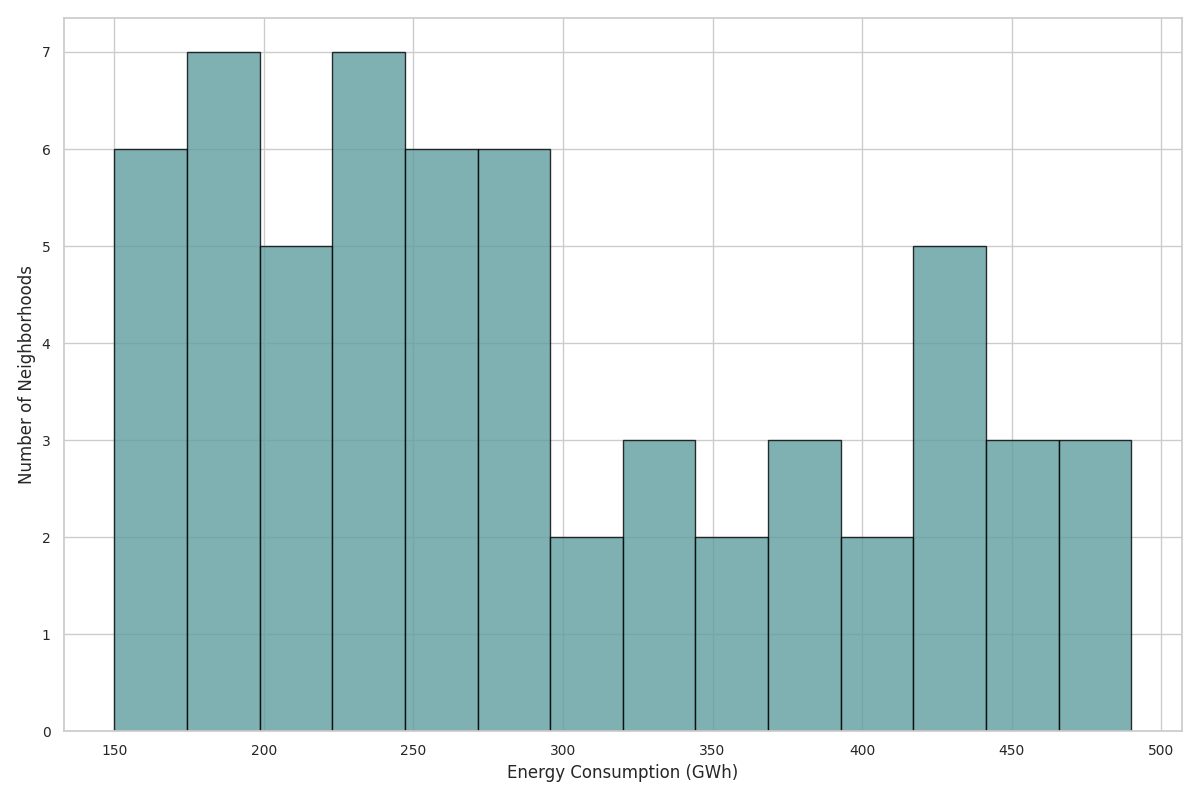

Python code for this plot:
import matplotlib.pyplot as plt

# Removed the second group of data
energy_consumption = [
    150, 155, 160, 162, 165, 170, 175, 180, 185, 188, 190, 195, 198, 200, 205,
    210, 215, 220, 223, 225, 230, 235, 238, 240, 245, 250, 255, 258, 260, 265,
    270, 275, 278, 280, 285, 290, 295, 300, 310, 320, 330, 340, 350, 360, 370,
    380, 390, 400, 410, 420, 425, 430, 435, 440, 445, 450, 460, 470, 480, 490
]

plt.figure(figsize=(12, 8))
plt.hist(energy_consumption, bins=14, color='cadetblue', edgecolor='black', alpha=0.8)

plt.xlabel('Energy Consumption (GWh)', fontsize=12)
plt.ylabel('Number of Neighborhoods', fontsize=12)

plt.xticks(fontsize=10)
plt.yticks(fontsize=10)

plt.tight_layout()

plt.show()
